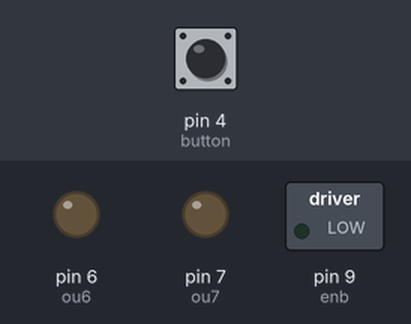
Recording of a sketch running on a simulated Arduino Uno, built with avr-gcc and run on an emulated ATmega328P. On the bench: switched loads named in the sketch (green lamp = pin HIGH), output pins drawn as LEDs (lit = HIGH). The test bench sets the inputs (shaded band); at power-on: pin 4 (button) LOW.

Above: at 1.2 s.
1.3 s: pin 4 (button) pulled HIGH for 0.15 s
At 2.1 s:
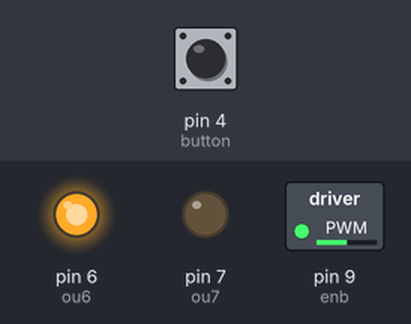
2.9 s: pin 4 (button) pulled HIGH for 1 s
At 4.6 s:
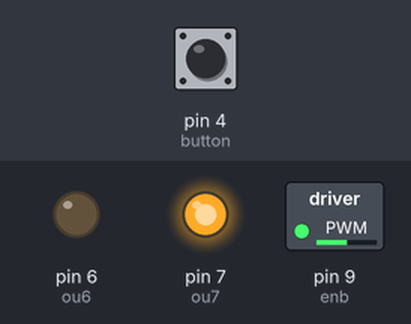
5.4 s: pin 4 (button) pulled HIGH for 3.2 s
At 9.3 s:
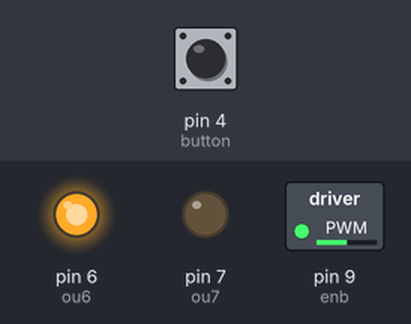
Timing chart, 0 to 10.8 s (numbered marks = the images above; inputs shaded):
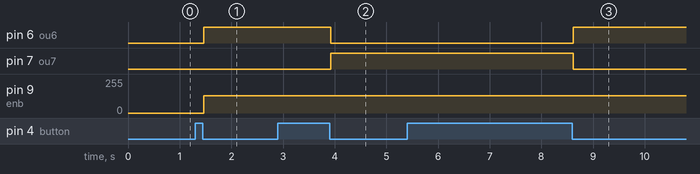

Measured:
- after the input at 1.3 s, pin 6 (ou6): LOW → HIGH after 0.17 s; pin 9 (enb): 0/255 → 128/255 after 0.17 s
- after the input at 2.9 s, pin 6 (ou6): HIGH → LOW after 1.0 s; pin 7 (ou7): LOW → HIGH after 1.0 s
- after the input at 5.4 s, pin 6 (ou6): LOW → HIGH after 3.2 s; pin 7 (ou7): HIGH → LOW after 3.2 s

The sketch:

Motor_control_2.ino
```cpp
#define enb 9
#define ou7 7
#define ou6 6
#define button 4

int rotDirection = 0;
int pressed = false;

void setup()
 {
   // put your setup code here, to run once:
   pinMode(ou7, OUTPUT);
   pinMode(ou6, OUTPUT);
   pinMode(enb, OUTPUT);
   pinMode(button, INPUT);
   digitalWrite(ou6, LOW);
   digitalWrite(ou7, LOW);
}

void loop()
 {
   // put your main code here, to run repeatedly:

   if (digitalRead(button) == true)
   {
     pressed =!pressed;
   }

   while (digitalRead(button)== true);
   delay(20);

   if (pressed == true & rotDirection == 0)
   {
     digitalWrite(ou6, HIGH);
     digitalWrite(ou7, LOW);
     analogWrite(enb, 128);
     rotDirection = 1;
     delay(20);
   }

   if (pressed == false & rotDirection == 1)
   {
     digitalWrite(ou6, LOW);
     digitalWrite(ou7, HIGH);
     analogWrite(enb, 128);
     rotDirection = 0;
     delay(20);
   }
}
```
